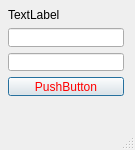
<?xml version="1.0" encoding="UTF-8"?>
<ui version="4.0">
 <class>MainWindow</class>
 <widget class="QMainWindow" name="MainWindow">
  <property name="geometry">
   <rect>
    <x>0</x>
    <y>0</y>
    <width>135</width>
    <height>150</height>
   </rect>
  </property>
  <property name="windowTitle">
   <string>MainWindow</string>
  </property>
  <widget class="QWidget" name="centralwidget">
   <widget class="QWidget" name="">
    <property name="geometry">
     <rect>
      <x>8</x>
      <y>8</y>
      <width>116</width>
      <height>88</height>
     </rect>
    </property>
    <layout class="QVBoxLayout" name="verticalLayout">
     <item>
      <widget class="QLabel" name="label">
       <property name="text">
        <string>TextLabel</string>
       </property>
      </widget>
     </item>
     <item>
      <widget class="QLineEdit" name="lineEdit"/>
     </item>
     <item>
      <widget class="QLineEdit" name="lineEdit_2"/>
     </item>
     <item>
      <widget class="QPushButton" name="pushButton">
       <property name="styleSheet">
        <string notr="true">color: red</string>
       </property>
       <property name="text">
        <string>PushButton</string>
       </property>
       <property name="autoDefault">
        <bool>true</bool>
       </property>
       <property name="default">
        <bool>true</bool>
       </property>
      </widget>
     </item>
    </layout>
   </widget>
  </widget>
  <widget class="QMenuBar" name="menubar">
   <property name="geometry">
    <rect>
     <x>0</x>
     <y>0</y>
     <width>135</width>
     <height>21</height>
    </rect>
   </property>
  </widget>
  <widget class="QStatusBar" name="statusbar"/>
 </widget>
 <resources/>
 <connections/>
</ui>
